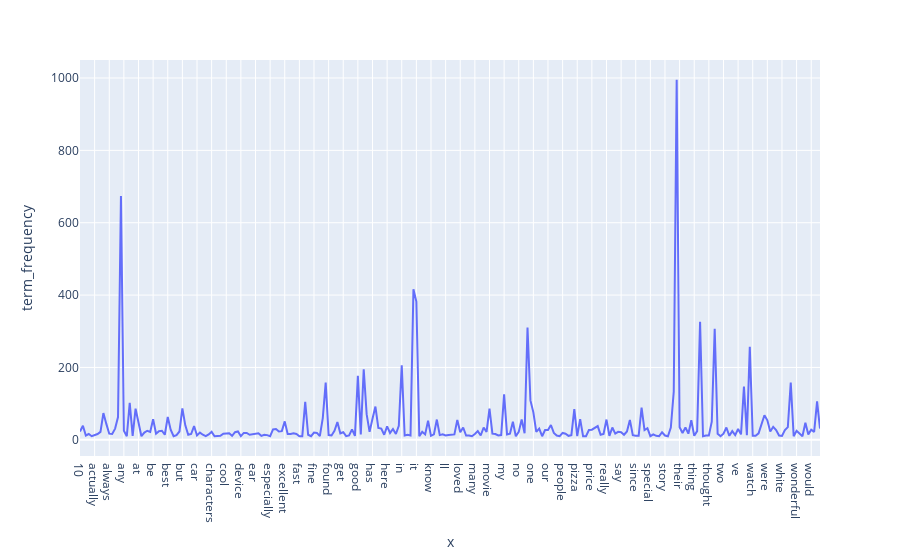

The notebook cell this image was saved under:
### Code cell
# Visualize the frequently used words in positive sentiment sentences
dataset_positive = dataset_df.query("category_name == 'Positive'")

count_vect_positive = CountVectorizer()
dataset_positive_counts = count_vect_positive.fit_transform(dataset_positive.text)

term_frequencies = np.asarray(dataset_positive_counts.sum(axis=0))[0]

threshold = 0.01 * max(term_frequencies)
reduced_term_frequency = [i for i in term_frequencies if i > threshold]
reduced_term_index = [i for i in range(len(term_frequencies)) if term_frequencies[i] > threshold]
reduced_term_name = [count_vect_positive.get_feature_names_out()[i] for i in reduced_term_index]

df_reduced = pd.DataFrame(reduced_term_frequency, index=reduced_term_name, columns={"term_frequency"})
fig = px.line(df_reduced, y="term_frequency", x=reduced_term_name)
fig.show()

### Figure 1 — Plotly figure (JSON) as saved in the notebook; plotly's stock layout.template omitted (floating-point values rounded to 4 significant figures; data arrays with more than 128 entries replaced by an {"elided": "..."} marker saying what was removed)
{"data": [{"hovertemplate": "x=%{x}<br>term_frequency=%{y}<extra></extra>", "legendgroup": "", "line": {"color": "#636efa", "dash": "solid"}, "marker": {"symbol": "circle"}, "mode": "lines", "name": "", "orientation": "v", "showlegend": false, "type": "scatter", "x": {"elided": "254 str values"}, "xaxis": "x", "y": {"elided": "254 int values"}, "yaxis": "y"}], "layout": {"legend": {"tracegroupgap": 0}, "margin": {"t": 60}, "xaxis": {"anchor": "y", "domain": [0, 1], "title": {"text": "x"}}, "yaxis": {"anchor": "x", "domain": [0, 1], "title": {"text": "term_frequency"}}}}
